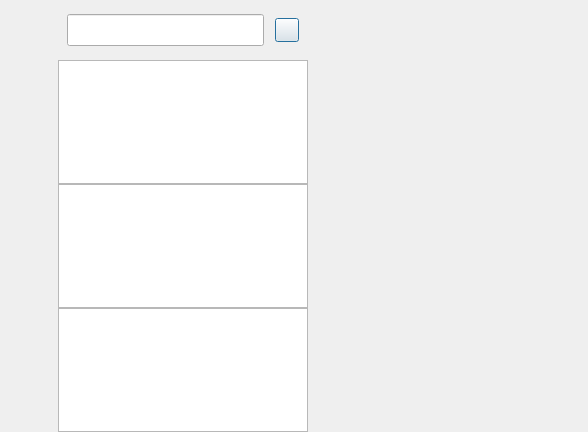
<?xml version="1.0" encoding="UTF-8"?>
<ui version="4.0">
 <class>ChatDialog</class>
 <widget class="QDialog" name="ChatDialog">
  <property name="geometry">
   <rect>
    <x>0</x>
    <y>0</y>
    <width>588</width>
    <height>432</height>
   </rect>
  </property>
  <property name="windowTitle">
   <string>Dialog</string>
  </property>
  <layout class="QHBoxLayout" name="horizontalLayout">
   <property name="spacing">
    <number>0</number>
   </property>
   <property name="leftMargin">
    <number>0</number>
   </property>
   <property name="topMargin">
    <number>0</number>
   </property>
   <property name="rightMargin">
    <number>0</number>
   </property>
   <property name="bottomMargin">
    <number>0</number>
   </property>
   <item>
    <widget class="QWidget" name="side_bar" native="true">
     <property name="sizePolicy">
      <sizepolicy hsizetype="Fixed" vsizetype="Expanding">
       <horstretch>0</horstretch>
       <verstretch>0</verstretch>
      </sizepolicy>
     </property>
     <property name="minimumSize">
      <size>
       <width>58</width>
       <height>0</height>
      </size>
     </property>
     <property name="maximumSize">
      <size>
       <width>58</width>
       <height>16777215</height>
      </size>
     </property>
     <layout class="QVBoxLayout" name="verticalLayout">
      <property name="spacing">
       <number>5</number>
      </property>
      <property name="leftMargin">
       <number>5</number>
      </property>
      <property name="topMargin">
       <number>5</number>
      </property>
      <property name="rightMargin">
       <number>3</number>
      </property>
      <property name="bottomMargin">
       <number>0</number>
      </property>
      <item>
       <widget class="QWidget" name="widget" native="true">
        <property name="layoutDirection">
         <enum>Qt::LayoutDirection::LeftToRight</enum>
        </property>
        <layout class="QVBoxLayout" name="verticalLayout_3">
         <property name="spacing">
          <number>30</number>
         </property>
         <property name="leftMargin">
          <number>6</number>
         </property>
         <property name="topMargin">
          <number>0</number>
         </property>
         <property name="rightMargin">
          <number>0</number>
         </property>
         <property name="bottomMargin">
          <number>0</number>
         </property>
         <item>
          <widget class="QLabel" name="side_head_lb">
           <property name="minimumSize">
            <size>
             <width>35</width>
             <height>35</height>
            </size>
           </property>
           <property name="maximumSize">
            <size>
             <width>35</width>
             <height>35</height>
            </size>
           </property>
           <property name="text">
            <string/>
           </property>
          </widget>
         </item>
         <item>
          <widget class="StateWidget" name="side_chat_lb" native="true">
           <property name="minimumSize">
            <size>
             <width>35</width>
             <height>35</height>
            </size>
           </property>
           <property name="maximumSize">
            <size>
             <width>35</width>
             <height>35</height>
            </size>
           </property>
          </widget>
         </item>
         <item>
          <widget class="StateWidget" name="side_contact_lb" native="true">
           <property name="minimumSize">
            <size>
             <width>35</width>
             <height>35</height>
            </size>
           </property>
           <property name="maximumSize">
            <size>
             <width>35</width>
             <height>35</height>
            </size>
           </property>
          </widget>
         </item>
        </layout>
       </widget>
      </item>
      <item>
       <spacer name="verticalSpacer">
        <property name="orientation">
         <enum>Qt::Orientation::Vertical</enum>
        </property>
        <property name="sizeHint" stdset="0">
         <size>
          <width>20</width>
          <height>40</height>
         </size>
        </property>
       </spacer>
      </item>
     </layout>
    </widget>
   </item>
   <item>
    <widget class="QWidget" name="chat_user_wid" native="true">
     <property name="minimumSize">
      <size>
       <width>250</width>
       <height>0</height>
      </size>
     </property>
     <property name="maximumSize">
      <size>
       <width>250</width>
       <height>16777215</height>
      </size>
     </property>
     <layout class="QVBoxLayout" name="verticalLayout_2">
      <property name="spacing">
       <number>0</number>
      </property>
      <property name="leftMargin">
       <number>0</number>
      </property>
      <property name="topMargin">
       <number>0</number>
      </property>
      <property name="rightMargin">
       <number>0</number>
      </property>
      <property name="bottomMargin">
       <number>0</number>
      </property>
      <item>
       <widget class="QWidget" name="search_wid" native="true">
        <property name="minimumSize">
         <size>
          <width>0</width>
          <height>60</height>
         </size>
        </property>
        <property name="maximumSize">
         <size>
          <width>16777215</width>
          <height>60</height>
         </size>
        </property>
        <layout class="QHBoxLayout" name="horizontalLayout_2">
         <item>
          <widget class="CustomizeEdit" name="search_edit">
           <property name="minimumSize">
            <size>
             <width>0</width>
             <height>32</height>
            </size>
           </property>
           <property name="maximumSize">
            <size>
             <width>16777215</width>
             <height>32</height>
            </size>
           </property>
          </widget>
         </item>
         <item>
          <spacer name="horizontalSpacer">
           <property name="orientation">
            <enum>Qt::Orientation::Horizontal</enum>
           </property>
           <property name="sizeType">
            <enum>QSizePolicy::Policy::Fixed</enum>
           </property>
           <property name="sizeHint" stdset="0">
            <size>
             <width>5</width>
             <height>20</height>
            </size>
           </property>
          </spacer>
         </item>
         <item>
          <widget class="ClickedBtn" name="add_btn">
           <property name="minimumSize">
            <size>
             <width>24</width>
             <height>24</height>
            </size>
           </property>
           <property name="maximumSize">
            <size>
             <width>24</width>
             <height>24</height>
            </size>
           </property>
           <property name="text">
            <string/>
           </property>
          </widget>
         </item>
        </layout>
       </widget>
      </item>
      <item>
       <widget class="ChatUserList" name="chat_user_list"/>
      </item>
      <item>
       <widget class="SearchList" name="search_list"/>
      </item>
      <item>
       <widget class="ContactUserList" name="con_user_list"/>
      </item>
     </layout>
    </widget>
   </item>
   <item>
    <widget class="QStackedWidget" name="stackedWidget">
     <property name="currentIndex">
      <number>0</number>
     </property>
     <widget class="ChatPage" name="chat_page"/>
     <widget class="ApplyFriendPage" name="friend_apply_page"/>
    </widget>
   </item>
  </layout>
 </widget>
 <customwidgets>
  <customwidget>
   <class>ClickedBtn</class>
   <extends>QPushButton</extends>
   <header location="global">clickedbtn.h</header>
  </customwidget>
  <customwidget>
   <class>CustomizeEdit</class>
   <extends>QLineEdit</extends>
   <header location="global">customizeedit.h</header>
  </customwidget>
  <customwidget>
   <class>ChatUserList</class>
   <extends>QListWidget</extends>
   <header location="global">chatuserlist.h</header>
  </customwidget>
  <customwidget>
   <class>ChatPage</class>
   <extends>QWidget</extends>
   <header location="global">chatpage.h</header>
   <container>1</container>
  </customwidget>
  <customwidget>
   <class>StateWidget</class>
   <extends>QWidget</extends>
   <header location="global">statewidget.h</header>
   <container>1</container>
  </customwidget>
  <customwidget>
   <class>SearchList</class>
   <extends>QListWidget</extends>
   <header location="global">searchlist.h</header>
  </customwidget>
  <customwidget>
   <class>ContactUserList</class>
   <extends>QListWidget</extends>
   <header location="global">contactuserlist.h</header>
  </customwidget>
  <customwidget>
   <class>ApplyFriendPage</class>
   <extends>QWidget</extends>
   <header location="global">applyfriendpage.h</header>
   <container>1</container>
  </customwidget>
 </customwidgets>
 <resources/>
 <connections/>
</ui>
